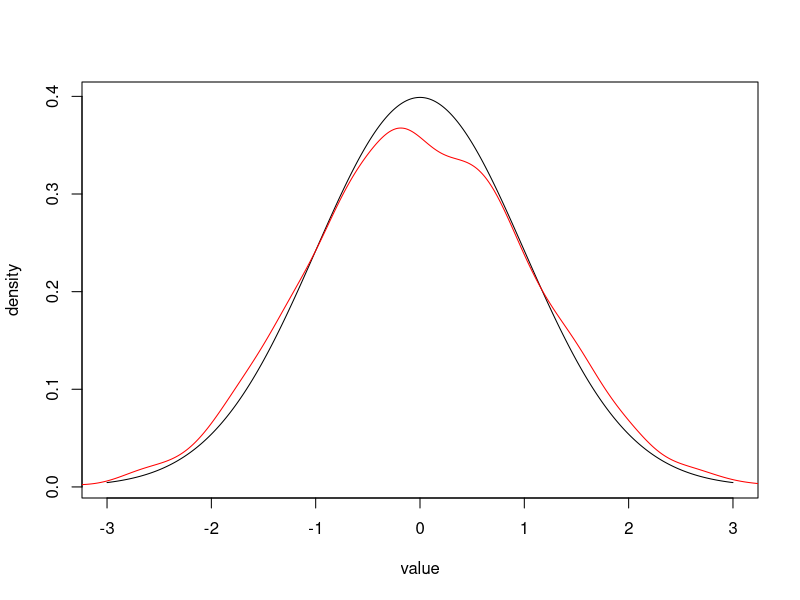

The R script that drew this image:
## ---- chunk 1
x_axis = seq(-3, 3, by = 0.01)

y = dnorm(x_axis)
plot(y = y, x=x_axis, type = "l", xlab = "value", ylab = "density")
z = rnorm(1000)
lines( density(z), col = "red")
crit = qnorm(.95)

mean( z > crit )
